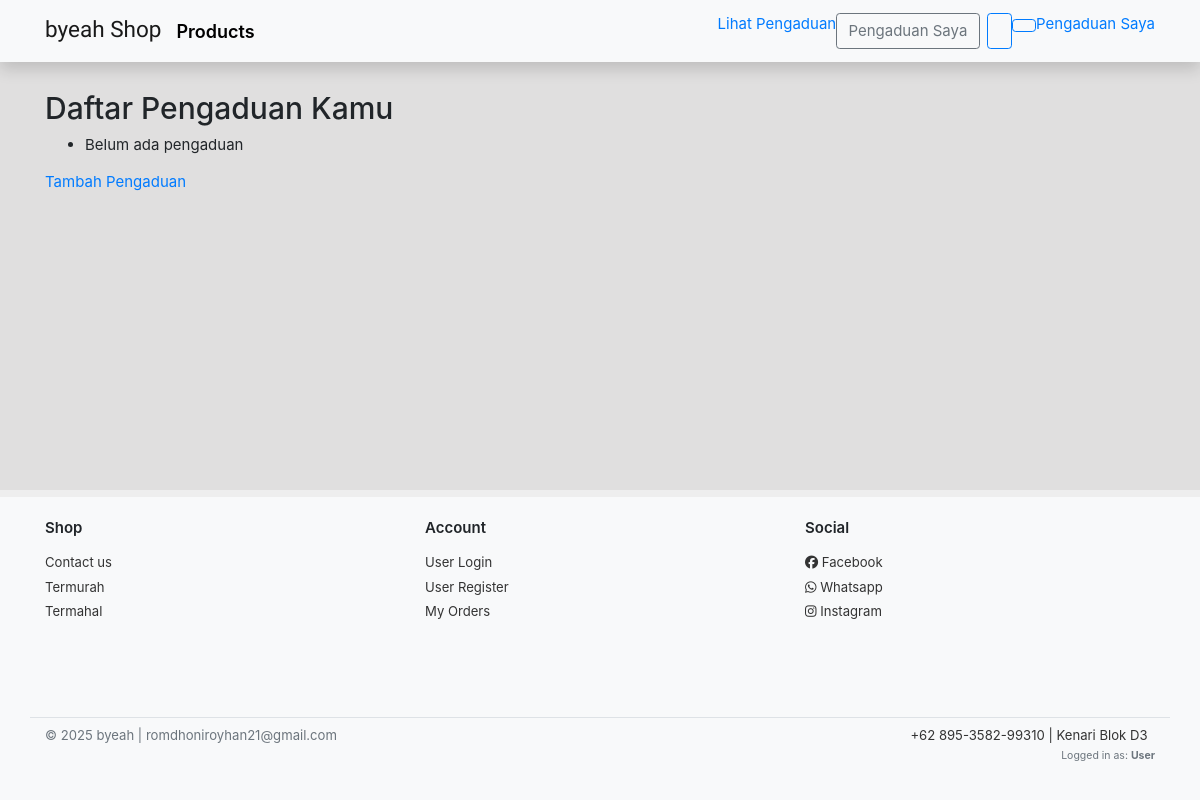
The app's page /pengaduan/ (signed in), older data.
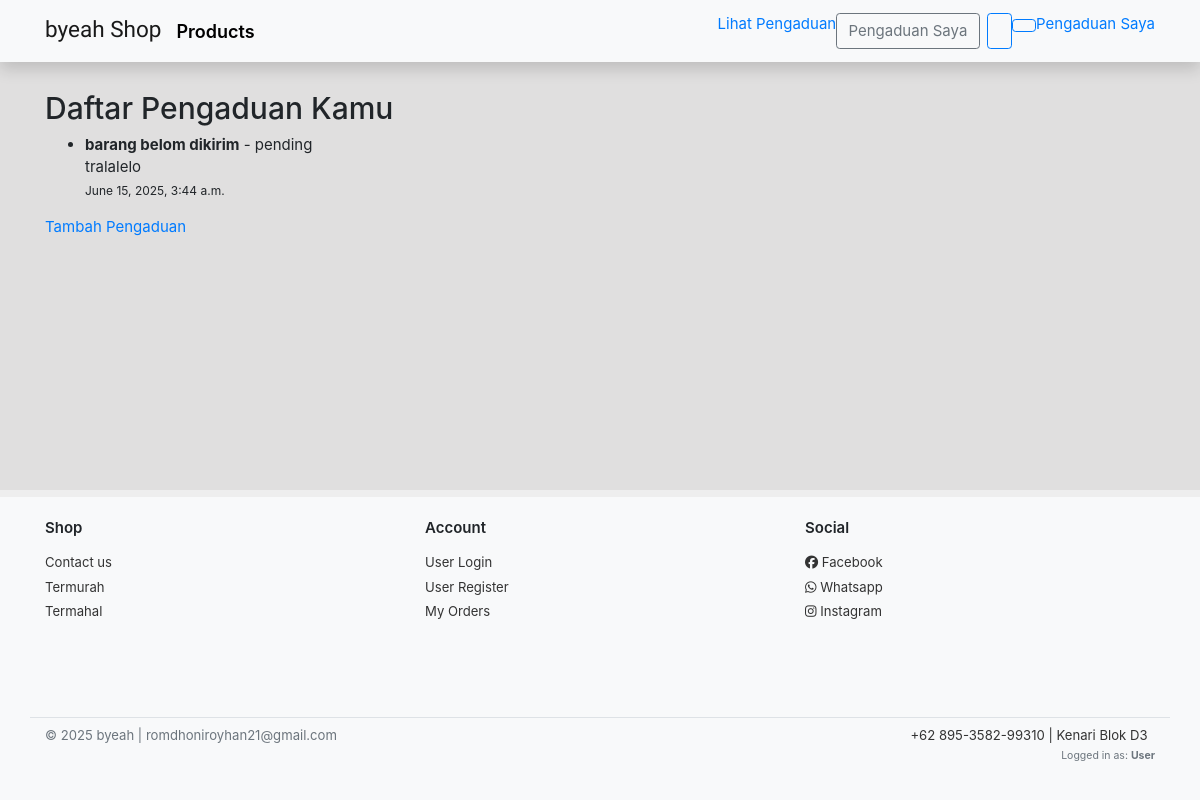
The same page, newer data.
### home/models.py (models this page shows, shortened)
class Pengaduan(models.Model):
    user = models.ForeignKey(User, on_delete=models.CASCADE)
    order = models.ForeignKey(Order, on_delete=models.CASCADE, null=True, blank=True)
    judul = models.CharField(max_length=100)
    isi = models.TextField()
    tanggal = models.DateTimeField(auto_now_add=True)
    STATUS_PENGADUAN = [
        ('pending', 'Menunggu'),
        ('processing', 'Diproses'),
        ('resolved', 'Selesai'),
    ]
    status = models.CharField(max_length=20, choices=STATUS_PENGADUAN, default='pending')

### home/views.py (the view)
# urls.py: path('pengaduan/', list_pengaduan_user, name='list_pengaduan_user'),
@login_required
def list_pengaduan_user(request):
    laporan = Pengaduan.objects.filter(user=request.user)
    return render(request, 'home/pengaduan_user.html', {'laporan': laporan})

### templates/home/pengaduan_user.html
{% extends 'base.html' %}
{% block content %}
<h2>Daftar Pengaduan Kamu</h2>
<ul>
    {% for aduan in laporan %}
        <li>
            <strong>{{ aduan.judul }}</strong> - {{ aduan.status }} <br>
            {{ aduan.isi }} <br>
            <small>{{ aduan.tanggal }}</small>
        </li>
    {% empty %}
        <li>Belum ada pengaduan</li>
    {% endfor %}
</ul>
<a href="{% url 'homey:tambah_pengaduan' %}">Tambah Pengaduan</a>
{% endblock %}

Row changes from the older to the newer data that the page shows:
added Pengaduan: judul "barang belom dikirim", status "pending", isi "tralalelo", tanggal "June 15, 2025, 3:44 a.m."
Text that changed along with them:
text no longer shown: "Belum ada pengaduan"
